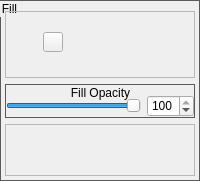
              <widget class="QGroupBox" name="groupBox_4">
               <property name="minimumSize">
                <size>
                 <width>0</width>
                 <height>150</height>
                </size>
               </property>
               <property name="styleSheet">
                <string notr="true">QGroupBox{
border: 1px solid #5A5A5A;
}</string>
               </property>
               <property name="title">
                <string>Fill</string>
               </property>
               <layout class="QVBoxLayout" name="verticalLayout_16">
                <property name="leftMargin">
                 <number>4</number>
                </property>
                <property name="topMargin">
                 <number>10</number>
                </property>
                <property name="rightMargin">
                 <number>4</number>
                </property>
                <property name="bottomMargin">
                 <number>4</number>
                </property>
                <item>
                 <widget class="QFrame" name="frame_22">
                  <property name="sizePolicy">
                   <sizepolicy hsizetype="Preferred" vsizetype="Minimum">
                    <horstretch>0</horstretch>
                    <verstretch>0</verstretch>
                   </sizepolicy>
                  </property>
                  <property name="minimumSize">
                   <size>
                    <width>0</width>
                    <height>60</height>
                   </size>
                  </property>
                  <property name="frameShape">
                   <enum>QFrame::StyledPanel</enum>
                  </property>
                  <property name="frameShadow">
                   <enum>QFrame::Plain</enum>
                  </property>
                  <property name="lineWidth">
                   <number>0</number>
                  </property>
                  <layout class="QHBoxLayout" name="horizontalLayout_23">
                   <property name="leftMargin">
                    <number>0</number>
                   </property>
                   <property name="topMargin">
                    <number>5</number>
                   </property>
                   <property name="rightMargin">
                    <number>0</number>
                   </property>
                   <property name="bottomMargin">
                    <number>10</number>
                   </property>
                   <item>
                    <widget class="QPushButton" name="currentBrushColorBtn">
                     <property name="sizePolicy">
                      <sizepolicy hsizetype="Fixed" vsizetype="Fixed">
                       <horstretch>0</horstretch>
                       <verstretch>0</verstretch>
                      </sizepolicy>
                     </property>
                     <property name="minimumSize">
                      <size>
                       <width>20</width>
                       <height>20</height>
                      </size>
                     </property>
                     <property name="maximumSize">
                      <size>
                       <width>20</width>
                       <height>20</height>
                      </size>
                     </property>
                     <property name="text">
                      <string/>
                     </property>
                    </widget>
                   </item>
                   <item>
                    <widget class="QPushButton" name="selectBrushColorBtn">
                     <property name="sizePolicy">
                      <sizepolicy hsizetype="Preferred" vsizetype="Preferred">
                       <horstretch>0</horstretch>
                       <verstretch>0</verstretch>
                      </sizepolicy>
                     </property>
                     <property name="minimumSize">
                      <size>
                       <width>50</width>
                       <height>50</height>
                      </size>
                     </property>
                     <property name="maximumSize">
                      <size>
                       <width>50</width>
                       <height>50</height>
                      </size>
                     </property>
                     <property name="focusPolicy">
                      <enum>Qt::StrongFocus</enum>
                     </property>
                     <property name="styleSheet">
                      <string notr="true">QPushButton {
    qproperty-icon: url(&quot; &quot;); /* empty image */
    qproperty-iconSize: 16px 16px; /* space for the background image */
    background-image: url(:/resources/dropperfill_00001.png);
    background-repeat: no-repeat;
	border: 0px solid #5A5A5A;
}
QPushButton:hover{
    background-image: url(:/resources/dropperfill_00002.png);
    background-repeat: no-repeat;
	background-color: rgb(25, 25, 25)
}
QPushButton:pressed{
    background-image: url(:/resources/dropperfill_00003.png);
    background-repeat: no-repeat;
}
</string>
                     </property>
                     <property name="text">
                      <string/>
                     </property>
                    </widget>
                   </item>
                  </layout>
                 </widget>
                </item>
                <item>
                 <widget class="QGroupBox" name="groupBox_6">
                  <property name="minimumSize">
                   <size>
                    <width>0</width>
                    <height>30</height>
                   </size>
                  </property>
                  <property name="title">
                   <string>Fill Opacity</string>
                  </property>
                  <property name="alignment">
                   <set>Qt::AlignCenter</set>
                  </property>
                  <layout class="QHBoxLayout" name="horizontalLayout_19">
                   <property name="leftMargin">
                    <number>0</number>
                   </property>
                   <property name="topMargin">
                    <number>10</number>
                   </property>
                   <property name="rightMargin">
                    <number>0</number>
                   </property>
                   <property name="bottomMargin">
                    <number>0</number>
                   </property>
                   <item>
                    <widget class="QSlider" name="fillOpacitySlider">
                     <property name="maximum">
                      <number>100</number>
                     </property>
                     <property name="value">
                      <number>100</number>
                     </property>
                     <property name="orientation">
                      <enum>Qt::Horizontal</enum>
                     </property>
                    </widget>
                   </item>
                   <item>
                    <widget class="QSpinBox" name="fillOpacitySpinbox">
                     <property name="maximum">
                      <number>100</number>
                     </property>
                     <property name="value">
                      <number>100</number>
                     </property>
                    </widget>
                   </item>
                  </layout>
                 </widget>
                </item>
                <item>
                 <widget class="QFrame" name="frame_23">
                  <property name="frameShape">
                   <enum>QFrame::StyledPanel</enum>
                  </property>
                  <property name="frameShadow">
                   <enum>QFrame::Raised</enum>
                  </property>
                  <layout class="QHBoxLayout" name="horizontalLayout_25">
                   <property name="leftMargin">
                    <number>0</number>
                   </property>
                   <property name="topMargin">
                    <number>0</number>
                   </property>
                   <property name="rightMargin">
                    <number>0</number>
                   </property>
                   <property name="bottomMargin">
                    <number>0</number>
                   </property>
                   <item>
                    <widget class="QPushButton" name="setAllBrushColorBtn">
                     <property name="sizePolicy">
                      <sizepolicy hsizetype="Fixed" vsizetype="Fixed">
                       <horstretch>0</horstretch>
                       <verstretch>0</verstretch>
                      </sizepolicy>
                     </property>
                     <property name="minimumSize">
                      <size>
                       <width>50</width>
                       <height>50</height>
                      </size>
                     </property>
                     <property name="maximumSize">
                      <size>
                       <width>50</width>
                       <height>50</height>
                      </size>
                     </property>
                     <property name="styleSheet">
                      <string notr="true">QPushButton {
    qproperty-icon: url(&quot; &quot;); /* empty image */
    qproperty-iconSize: 16px 16px; /* space for the background image */
    background-image: url(:/resources/fillstickfigurecolor_00001.png);
    background-repeat: no-repeat;
	border: 0px solid #5A5A5A;
}
QPushButton:hover{
    background-image: url(:/resources/fillstickfigurecolor_00002.png);
    background-repeat: no-repeat;
	background-color: rgb(25, 25, 25)
}
QPushButton:pressed{
    background-image: url(:/resources/fillstickfigurecolor_00003.png);
    background-repeat: no-repeat;
}
</string>
                     </property>
                     <property name="text">
                      <string/>
                     </property>
                    </widget>
                   </item>
                   <item>
                    <widget class="QPushButton" name="setBrushColorBtn">
                     <property name="sizePolicy">
                      <sizepolicy hsizetype="Fixed" vsizetype="Fixed">
                       <horstretch>0</horstretch>
                       <verstretch>0</verstretch>
                      </sizepolicy>
                     </property>
                     <property name="minimumSize">
                      <size>
                       <width>50</width>
                       <height>50</height>
                      </size>
                     </property>
                     <property name="maximumSize">
                      <size>
                       <width>50</width>
                       <height>50</height>
                      </size>
                     </property>
                     <property name="styleSheet">
                      <string notr="true">QPushButton {
    qproperty-icon: url(&quot; &quot;); /* empty image */
    qproperty-iconSize: 16px 16px; /* space for the background image */
    background-image: url(:/resources/fillstickcolor_00001.png);
    background-repeat: no-repeat;
	border: 0px solid #5A5A5A;
}
QPushButton:hover{
    background-image: url(:/resources/fillstickcolor_00002.png);
    background-repeat: no-repeat;
	background-color: rgb(25, 25, 25)
}
QPushButton:pressed{
    background-image: url(:/resources/fillstickcolor_00003.png);
    background-repeat: no-repeat;
}
</string>
                     </property>
                     <property name="text">
                      <string/>
                     </property>
                    </widget>
                   </item>
                  </layout>
                 </widget>
                </item>
               </layout>
              </widget>
